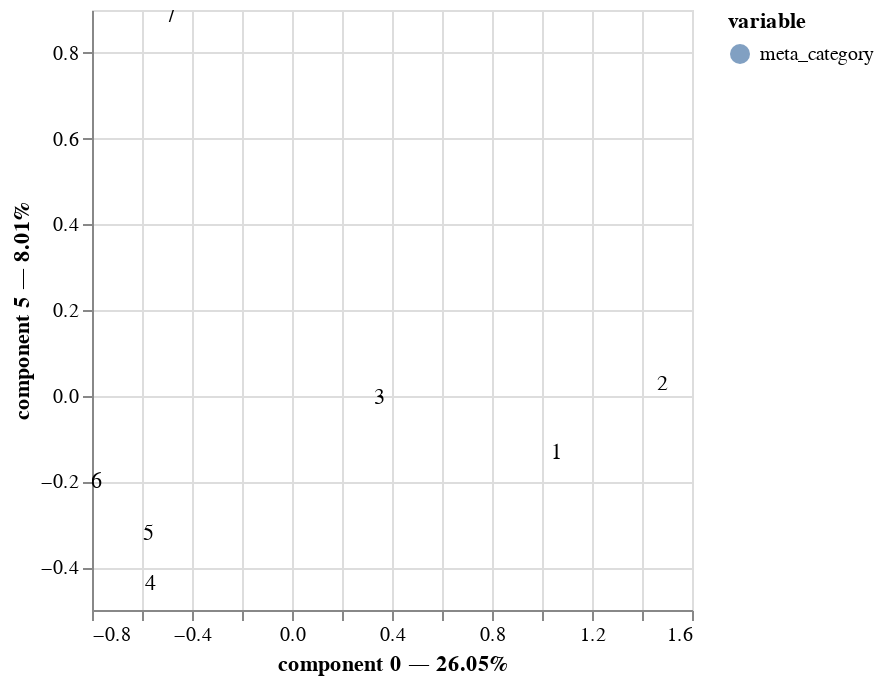

Source (notebook cell):
### Code cell
ca.plot(
    contingency_table,
    x_component=0,
    y_component=5,
    show_row_markers=False,
    show_column_markers=False,
    show_row_labels=False,
    show_column_labels=True
)

### Figure 1 — Vega-Lite specification as saved in the notebook (floating-point values rounded to 4 significant figures)
{"config": {"view": {"continuousWidth": 300, "continuousHeight": 300}}, "layer": [{"mark": {"type": "circle", "size": 0}, "encoding": {"color": {"field": "variable", "type": "nominal"}, "tooltip": [{"field": "variable", "type": "nominal"}, {"field": "value", "type": "nominal"}, {"field": "component 0", "type": "quantitative"}, {"field": "component 5", "type": "quantitative"}], "x": {"axis": {"title": "component 0 — 26.05%"}, "field": "component 0", "scale": {"zero": false}, "type": "quantitative"}, "y": {"axis": {"title": "component 5 — 8.01%"}, "field": "component 5", "scale": {"zero": false}, "type": "quantitative"}}, "name": "view_25"}, {"mark": {"type": "text"}, "encoding": {"text": {"field": "label", "type": "nominal"}, "x": {"axis": {"title": "component 0 — 26.05%"}, "field": "component 0", "scale": {"zero": false}, "type": "quantitative"}, "y": {"axis": {"title": "component 5 — 8.01%"}, "field": "component 5", "scale": {"zero": false}, "type": "quantitative"}}}], "data": {"name": "data-39f121840aa9d0fb577184689a0a6a2b"}, "params": [{"name": "param_25", "select": {"type": "interval", "encodings": ["x", "y"]}, "bind": "scales", "views": ["view_25"]}], "$schema": "https://vega.github.io/schema/vega-lite/v5.20.1.json", "datasets": {"data-39f121840aa9d0fb577184689a0a6a2b": [{"component 0": 1.059, "component 1": 1.592, "component 2": -0.6518, "component 3": -0.4413, "component 4": 0.06389, "component 5": -0.1343, "variable": "meta_category", "value": "1", "label": 1}, {"component 0": 1.483, "component 1": -0.6915, "component 2": 1.205, "component 3": -0.5562, "component 4": -0.03696, "component 5": 0.0278, "variable": "meta_category", "value": "2", "label": 2}, {"component 0": 0.3531, "component 1": -0.495, "component 2": -0.5311, "component 3": 0.6175, "component 4": 0.08711, "component 5": -0.004543, "variable": "meta_category", "value": "3", "label": 3}, {"component 0": -0.5621, "component 1": 0.9393, "component 2": 1.284, "component 3": 1.152, "component 4": 0.2727, "component 5": -0.4399, "variable": "meta_category", "value": "4", "label": 4}, {"component 0": -0.5707, "component 1": -0.1298, "component 2": -0.06643, "component 3": -0.3227, "component 4": -0.6441, "component 5": -0.3228, "variable": "meta_category", "value": "5", "label": 5}, {"component 0": -0.779, "component 1": -0.301, "component 2": -0.1115, "component 3": -0.7483, "component 4": 1.015, "component 5": -0.2008, "variable": "meta_category", "value": "6", "label": 6}, {"component 0": -0.4835, "component 1": 0.2602, "component 2": 0.166, "component 3": -0.03934, "component 4": -0.09966, "component 5": 0.885, "variable": "meta_category", "value": "7", "label": 7}]}}
